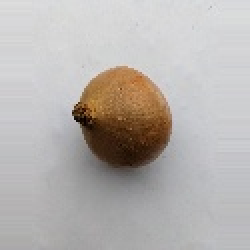
#> input picture Hannes/photos_reduced/Zwiebel_reduced/Zwiebel (1076).jpg, 125 x 125 px (shown 2 times larger); its folder holds only this picture in this run
$ python feature_extraction_anomalie.py
#> lines starting #> are read from the running program, lines starting #| are printed output that depends on the picture; after the words box and inside, x2 and y2 are one past the last pixel; in counts of white or black regions, pixels touching at a corner belong together
#> further down, img is the input picture: shape (125, 125, 3); mean B, G, R 175.6, 178.4, 182.8
### Hannes/feature_extraction_functions.py
import cv2 as cv
import numpy as np
import os
from PIL import Image

# [129 lines left out: functions resize, contour_number, mean_colours, extent, not called in this run]


def get_Features(image, count, zoom):
    # Kopiere das Originalbild, um es nicht zu verändern
#> called with count = 1, zoom = (500, 500)
    image_copy = image.copy()
    image_copy_contours = image.copy()
    image_copy_hull = image.copy()
    image_copy_bounding = image.copy()
    image_copy_mask = image.copy()

    # contour_number
    img1 = cv.Canny(image_copy, 100, 50)  # erzeugt einkanaliges Bild mit Kanten drauf
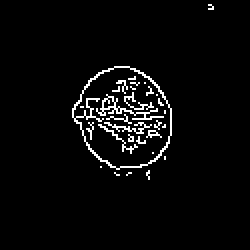
#> img1: shape (125, 125) (shown 2 times larger); 3.7% white in thin lines or dots, all inside (x1, y1, x2, y2) = (36, 2, 107, 90)
    contours, hierarchy = cv.findContours(img1, cv.RETR_LIST, cv.CHAIN_APPROX_SIMPLE)  # zählt Kanten, speichert sie in Liste
#> contours = 36 contours, 32 with area under 20; largest, box (x1, y1, x2, y2) and area: (36, 33, 86, 85) 1869, (36, 33, 86, 85) 1817, (48, 47, 82, 60) 46, (51, 48, 58, 55) 24
    contour_number = int(len(contours))  # Zählen der Listeneinträge
#> contour_number = 36
    cv.drawContours(image_copy_contours, contours, -1, (0, 255, 0), 1)  # Alle Konturen auf bild zeichnen
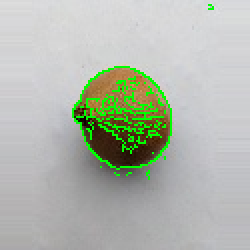
#> image_copy_contours: shape (125, 125, 3) (shown 2 times larger); 3.65% of pixels changed, all inside (x1, y1, x2, y2) = (36, 2, 107, 90)
    pil_image_contours = Image.fromarray(image_copy_contours) # Array in PIL bild umwandeln

    # aspect ratio, extent
    largest_contour = max(contours, key=cv.contourArea)
#> largest_contour = contour of 76 points, box (x1, y1, x2, y2) (36, 33, 86, 85), area 1869
    hull = cv.convexHull(largest_contour)
#> hull = contour of 28 points, box (x1, y1, x2, y2) (36, 33, 86, 85), area 1912
    cv.drawContours( image_copy_hull, [hull], 0, (0, 255, 0), 1)  # konvexe Hülle auf Bild zeichnen
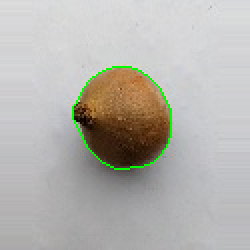
#> image_copy_hull: shape (125, 125, 3) (shown 2 times larger); 0.89% of pixels changed, all inside (x1, y1, x2, y2) = (36, 33, 86, 85)
    pil_image_hull = Image.fromarray(image_copy_hull)  # Array in PIL bild umwandeln
    rotated_rect = cv.minAreaRect(hull)
#> rotated_rect = ((61.8, 58.6), (45.62, 51.88), -26.57)
    box_points = cv.boxPoints(rotated_rect).astype(int)
#> box_points = [[53, 92], [29, 45], [70, 25], [93, 71]]
    cv.drawContours(image_copy_bounding, [box_points], 0, (0, 255, 0), 1)  # Bounding Box auf Bild zeichnen
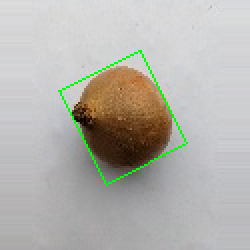
#> image_copy_bounding: shape (125, 125, 3) (shown 2 times larger); 1.11% of pixels changed, all inside (x1, y1, x2, y2) = (29, 25, 94, 93)
    pil_image_bounding = Image.fromarray(image_copy_bounding)  # Array in PIL bild umwandeln
    w = np.linalg.norm(box_points[0] - box_points[1])
#> w = 52.77
    h = np.linalg.norm(box_points[1] - box_points[2])
#> h = 45.62
    longer_side = max(w, h)
#> longer_side = 52.77
    shorter_side = min(w, h)
#> shorter_side = 45.62
    A_box = w * h
#> A_box = 2407.4
    A_mask = cv.contourArea(hull)
#> A_mask = 1911.5
    extent = A_mask / A_box
#> extent = 0.794
    aspect_ratio = shorter_side / longer_side
#> aspect_ratio = 0.864

    # mean colours
    mask = np.zeros((image.shape[0], image.shape[1]), dtype=np.uint8)  # leere Maske erzeugen
    cv.fillPoly(mask, [hull], (255))  # ausgefüllte hülle in maske schreiben
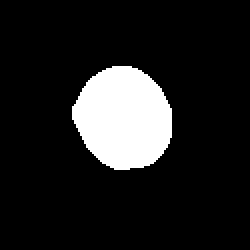
#> mask: shape (125, 125) (shown 2 times larger); 12.7% white; 1 white region, box (x1, y1, x2, y2) and area: (36, 33, 86, 85) 1984
    pixel_in_mask = image_copy[mask == 255]  # Maske über Bild legen und relevante Pixel auswählen
#> pixel_in_mask = 1984 rows, first 8: [194, 206, 218], [179, 194, 210], [142, 159, 178], [141, 162, 184], [132, 155, 181], [126, 153, 180], [122, 151, 182], [130, 154, 182]
    average_blue = np.mean(pixel_in_mask[:, 0])  #  Farbmittelwerte für Kanäle BGR in der Maske berechnen
#> average_blue = 53.25
    average_green = np.mean(pixel_in_mask[:, 1])
#> average_green = 85.6
    average_red = np.mean(pixel_in_mask[:, 2])
#> average_red = 120.8
    hsv = cv.cvtColor(image, cv.COLOR_BGR2HSV)  # Farbmittelwert für Hue Kanal in der Maske berechnen
#> hsv: shape (125, 125, 3); mean H, S, V 75.6, 22.3, 184.5
    pixel_in_mask_hsv = hsv[mask == 255]
#> pixel_in_mask_hsv = 1984 rows, first 8: [15, 28, 218], [15, 38, 210], [14, 52, 178], [15, 60, 184], [14, 69, 181], [15, 77, 180], [15, 84, 182], [14, 73, 182]
    average_hue = np.mean(pixel_in_mask_hsv[:, 0])
#> average_hue = 14.25

    image_copy_mask[mask != 255] = (255, 255, 255) # Färbe alles außerhalb der Maske weiß
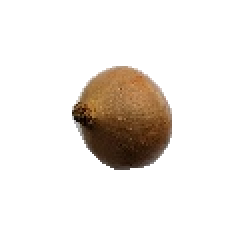
#> image_copy_mask: shape (125, 125, 3) (shown 2 times larger); mean B, G, R 229.4, 233.5, 238
    cv.drawContours(image_copy_mask, [hull], 0, (0, 255, 0), 1)  # Maske auf Bild zeichnen
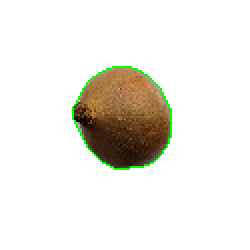
#> image_copy_mask: shape (125, 125, 3) (shown 2 times larger); 0.89% of pixels changed, all inside (x1, y1, x2, y2) = (36, 33, 86, 85)
    pil_image_mask = Image.fromarray(image_copy_mask)  # Array in PIL bild umwandeln

    return (
        contour_number,
        aspect_ratio,
        extent,
        average_blue,
        average_green,
        average_red,
        average_hue,
        np.array(pil_image_contours),  # Return the image as a numpy array
        np.array(pil_image_hull),
        np.array(pil_image_bounding),
        np.array(pil_image_mask)
    )

### Hannes/feature_extraction_anomalie.py
import cv2 as cv
import pandas as pd
import numpy as np
import os
import feature_extraction_functions

df_layout = {
    "contour number": [],
    "aspect ratio": [],
    "extent": [],
    "Blue": [],
    "Green": [],
    "Red": [],
    "Hue": [],
    "class": [],
}
df = pd.DataFrame(df_layout)  # Erstellt Dataframe layout
# # gewünschte Auflösung (Breite, Höhe) des bildes für die Merkmalerkennung
new_width, new_height = (125, 125)
# # zahl 600 ist die größte seite des Anzeigefensters
zoomfactor = int(600 / max(new_width, new_height))
# # Berechnung des Zoomfaktors (nur für Anzeige)
zoom = (new_width * zoomfactor, new_height * zoomfactor)

max_files_global =1500
for i in range(4):  # for Schleife auf Bilder aus verschiedenen Ordnern zuzugreifen
    if i == 0:
        input_dir = "photos_reduced/Zwiebel_reduced"
        output_dir = "photos_reduced/Zwiebel_reduced"
        files = os.listdir(input_dir)  # speichert dateinamen in liste
        count = 1  # setzten
        max_files = max_files_global  # Anzahl bilder die gelesen werden sollen
    elif i == 1:
        input_dir = "photos_reduced/Karotte_reduced"
        output_dir = "photos_reduced/Karotte_reduced"
        files = os.listdir(input_dir)
        count = max_files_global+1  # zurücksetzten (nur Reihe fortsetzen wenn bilder angezeigt werden sollen, weil bilder sich sonst überschreiben. Sonst kann wieder bei 1 begoonen werden und immer gleiches "max_files" genutzt werden)
        max_files = max_files_global*2  # Anzahl bilder die gelesen werden sollen
    elif i == 2:
        input_dir = "photos_reduced/Kartoffel_reduced"
        output_dir = "photos_reduced/Kartoffel_reduced"
        files = os.listdir(input_dir)
        count = 2*max_files_global+1
        max_files = max_files_global*3
    if i == 3:
        input_dir = "photos_reduced_anomalie"
        output_dir = "photos_reduced_anomalie"
        files = os.listdir(input_dir)
        count = 3*max_files_global+1
        max_files = max_files_global*4

    for file in files:
        # Bild aus Ordner einlesen, verkleinern in Zielordner schreiben und zurück geben
        # img = feature_extraction_functions.resize(
        #     input_dir, output_dir, file, new_width, new_height
        # )
        img = cv.imread(input_dir + "/" + file)
#> (the run stopped early here; a loop or call above may not have finished)

$ run again, on Hannes/photos_reduced/Zwiebel_reduced/Zwiebel (606).JPG
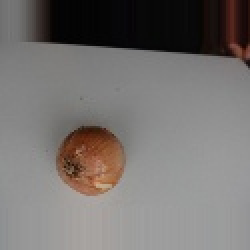
#> input picture Hannes/photos_reduced/Zwiebel_reduced/Zwiebel (606).JPG, 125 x 125 px (shown 2 times larger)
#> img is the input picture: shape (125, 125, 3); mean B, G, R 112.9, 115.1, 119.2
#> in get_Features, `img1 = cv.Canny(image_copy, 100, 50)`:
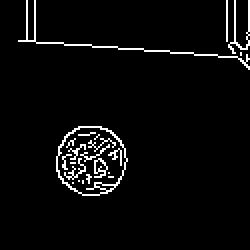
#> img1: shape (125, 125) (shown 2 times larger); 3.9% white in thin lines or dots, all inside (x1, y1, x2, y2) = (9, 0, 125, 98)
#> contours = 26 contours, 21 with area under 20; largest, box (x1, y1, x2, y2) and area: (28, 63, 64, 98) 945, (28, 63, 64, 98) 892, (47, 79, 54, 89) 32, (47, 79, 54, 87) 26, (47, 91, 58, 96) 21
#> contour_number = 26
#> image_copy_contours: shape (125, 125, 3); 3.89% of pixels changed, all inside (x1, y1, x2, y2) = (9, 0, 125, 98)
#> largest_contour = contour of 51 points, box (x1, y1, x2, y2) (28, 63, 64, 98), area 945
#> hull = contour of 24 points, box (x1, y1, x2, y2) (28, 63, 64, 98), area 966
#> image_copy_hull: shape (125, 125, 3); 0.64% of pixels changed, all inside (x1, y1, x2, y2) = (28, 63, 64, 98)
#> rotated_rect = ((45.5, 80), (34, 35), -90)
#> box_points = [[63, 97], [28, 97], [28, 63], [63, 63]]
#> w = 35
#> h = 34
#> longer_side = 35
#> shorter_side = 34
#> A_box = 1190
#> A_mask = 965.5
#> extent = 0.811
#> aspect_ratio = 0.971
#> mask: shape (125, 125); 6.5% white; 1 white region, box (x1, y1, x2, y2) and area: (28, 63, 64, 98) 1013
#> pixel_in_mask = 1013 rows, first 8: [86, 93, 102], [59, 66, 75], [34, 43, 53], [54, 62, 75], [43, 52, 66], [47, 56, 70], [39, 49, 66], [38, 49, 63]
#> average_blue = 62.32
#> average_green = 86.1
#> average_red = 129.4
#> hsv: shape (125, 125, 3); mean H, S, V 18.8, 21.7, 119.5
#> pixel_in_mask_hsv = 1013 rows, first 8: [13, 40, 102], [13, 54, 75], [14, 91, 53], [11, 71, 75], [12, 89, 66], [12, 84, 70], [11, 104, 66], [13, 101, 63]
#> average_hue = 10.73
#> in get_Features, `cv.drawContours(image_copy_mask, [hull], 0, (0, 255, 0), 1)`:
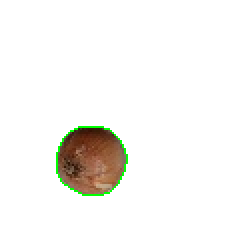
#> image_copy_mask: shape (125, 125, 3) (shown 2 times larger); mean B, G, R 241.8, 245, 246

$ run again, on Hannes/photos_reduced/Zwiebel_reduced/Zwiebel (729).JPG
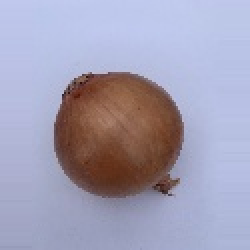
#> input picture Hannes/photos_reduced/Zwiebel_reduced/Zwiebel (729).JPG, 125 x 125 px (shown 2 times larger)
#> img is the input picture: shape (125, 125, 3); mean B, G, R 182.1, 159.9, 162.9
#> in get_Features, `img1 = cv.Canny(image_copy, 100, 50)`:
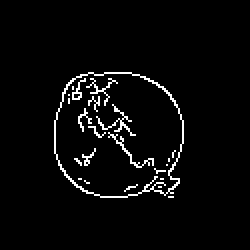
#> img1: shape (125, 125) (shown 2 times larger); 3.5% white in thin lines or dots, all inside (x1, y1, x2, y2) = (27, 36, 92, 99)
#> contours = 26 contours, 24 with area under 20; largest, box (x1, y1, x2, y2) and area: (27, 36, 92, 99) 3346, (27, 36, 92, 99) 3302
#> contour_number = 26
#> image_copy_contours: shape (125, 125, 3); 3.51% of pixels changed, all inside (x1, y1, x2, y2) = (27, 36, 92, 99)
#> largest_contour = contour of 103 points, box (x1, y1, x2, y2) (27, 36, 92, 99), area 3346
#> hull = contour of 29 points, box (x1, y1, x2, y2) (27, 36, 92, 99), area 3468
#> rotated_rect = ((59, 67), (62, 64), -90)
#> box_points = [[91, 98], [27, 98], [27, 36], [91, 36]]
#> w = 64
#> h = 62
#> longer_side = 64
#> shorter_side = 62
#> A_box = 3968
#> A_mask = 3468
#> extent = 0.874
#> aspect_ratio = 0.969
#> mask: shape (125, 125); 22.8% white; 1 white region, box (x1, y1, x2, y2) and area: (27, 36, 92, 99) 3570
#> average_blue = 67.1
#> average_green = 80.67
#> average_red = 118.2
#> hsv: shape (125, 125, 3); mean H, S, V 95, 63.2, 194
#> average_hue = 28.04
#> in get_Features, `cv.drawContours(image_copy_mask, [hull], 0, (0, 255, 0), 1)`:
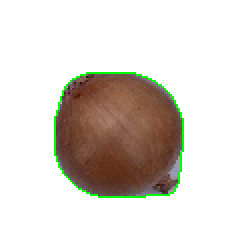
#> image_copy_mask: shape (125, 125, 3) (shown 2 times larger); mean B, G, R 210.1, 216.7, 221.9

$ run again, on Hannes/photos_reduced/Zwiebel_reduced/Zwiebel (749).JPG
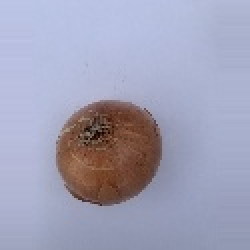
#> input picture Hannes/photos_reduced/Zwiebel_reduced/Zwiebel (749).JPG, 125 x 125 px (shown 2 times larger)
#> img is the input picture: shape (125, 125, 3); mean B, G, R 184, 161.3, 161
#> img1: shape (125, 125); 4.2% white in thin lines or dots, all inside (x1, y1, x2, y2) = (27, 50, 81, 103)
#> contours = 38 contours, 32 with area under 20; largest, box (x1, y1, x2, y2) and area: (27, 50, 81, 103) 2204, (28, 50, 81, 103) 2156, (40, 60, 69, 86) 52, (35, 66, 46, 82) 32, (37, 72, 43, 81) 22, (39, 55, 50, 65) 22
#> contour_number = 38
#> image_copy_contours: shape (125, 125, 3); 4.14% of pixels changed, all inside (x1, y1, x2, y2) = (27, 50, 81, 103)
#> largest_contour = contour of 80 points, box (x1, y1, x2, y2) (27, 50, 81, 103), area 2204
#> hull = contour of 26 points, box (x1, y1, x2, y2) (27, 50, 81, 103), area 2262
#> rotated_rect = ((53.5, 76), (52, 53), -90)
#> box_points = [[80, 102], [27, 102], [27, 50], [80, 50]]
#> w = 53
#> h = 52
#> longer_side = 53
#> shorter_side = 52
#> A_box = 2756
#> A_mask = 2262
#> extent = 0.821
#> aspect_ratio = 0.981
#> mask: shape (125, 125); 15% white; 1 white region, box (x1, y1, x2, y2) and area: (27, 50, 81, 103) 2343
#> pixel_in_mask = 2343 rows, first 8: [191, 177, 189], [174, 161, 175], [136, 126, 139], [137, 127, 140], [133, 124, 137], [125, 116, 129], [129, 119, 135], [123, 114, 127]
#> average_blue = 67.56
#> average_green = 80.64
#> average_red = 115.2
#> hsv: shape (125, 125, 3); mean H, S, V 101.7, 54.5, 191.2
#> pixel_in_mask_hsv = 2343 rows, first 8: [146, 19, 191], [152, 20, 175], [157, 24, 139], [157, 24, 140], [159, 24, 137], [159, 26, 129], [161, 30, 135], [159, 26, 127]
#> average_hue = 27.94
#> in get_Features, `cv.drawContours(image_copy_mask, [hull], 0, (0, 255, 0), 1)`:
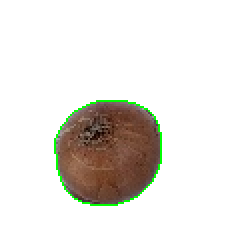
#> image_copy_mask: shape (125, 125, 3) (shown 2 times larger); mean B, G, R 225.4, 230, 232.6
